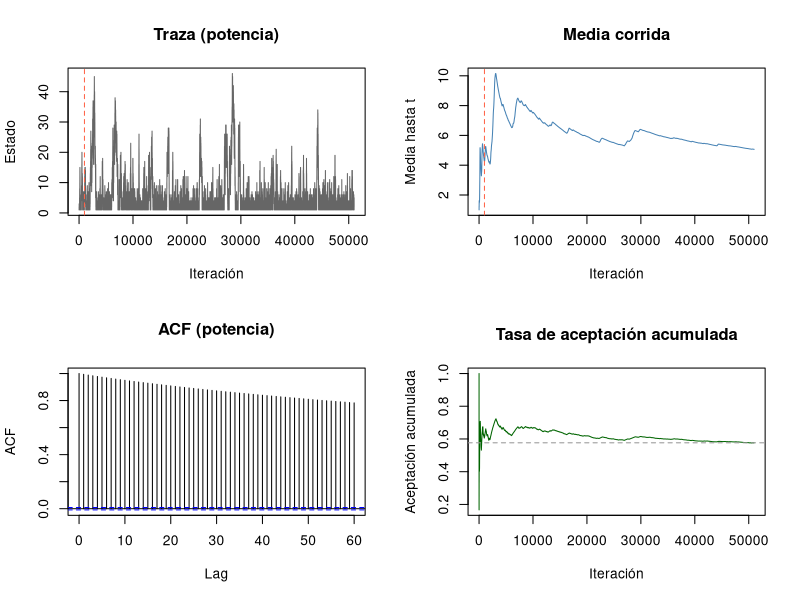

R code for this plot:
## -----------------------------------------------
## Metropolis–Hastings con historial para gráficos
## -----------------------------------------------

mh_sampler <- function(log_target,
                       propose,
                       x_inicial,
                       n_muestras,
                       burn_in = 0,
                       thin = 1,
                       semilla = NULL) {
  if (!is.null(semilla)) set.seed(semilla)
  
  n_a_guardar <- n_muestras
  n_total <- burn_in + n_a_guardar * thin
  
  # Historial COMPLETO (útil para traza/diagnóstico)
  cadena_cruda <- vector(mode = "list", length = n_total)
  aceptado_flag <- logical(n_total)
  
  # Almacén de muestras "post-procesadas" (después de burn-in y thinning)
  muestras <- vector(mode = "list", length = n_a_guardar)
  
  # Estado inicial
  x_actual <- x_inicial
  log_pi_x <- log_target(x_actual)
  
  k_guardado <- 0L
  aceptas <- 0L
  
  for (t in seq_len(n_total)) {
    # Propuesta
    prop <- propose(x_actual)
    y <- prop$y
    log_q_xy <- prop$log_q_xy
    log_q_yx <- prop$log_q_yx
    
    # Razón de aceptación (en log)
    log_pi_y <- log_target(y)
    log_alpha <- (log_pi_y - log_pi_x) + (log_q_yx - log_q_xy)
    
    # Aceptar / Rechazar
    if (log(runif(1)) < log_alpha) {
      x_actual <- y
      log_pi_x <- log_pi_y
      aceptas <- aceptas + 1L
      aceptado_flag[t] <- TRUE
    }
    
    # Registrar estado actual en la cadena cruda (incluye burn-in)
    cadena_cruda[[t]] <- x_actual
    
    # Guardar según burn-in y thin
    if (t > burn_in && ((t - burn_in) %% thin == 0)) {
      k_guardado <- k_guardado + 1L
      muestras[[k_guardado]] <- x_actual
    }
  }
  
  # Limpiezas: convertir listas a vectores si son escalares
  if (all(vapply(muestras, length, integer(1)) == 1L)) {
    muestras <- unlist(muestras, use.names = FALSE)
  }
  if (all(vapply(cadena_cruda, length, integer(1)) == 1L)) {
    cadena_cruda <- unlist(cadena_cruda, use.names = FALSE)
  }
  
  list(
    muestras = muestras,                  # posterior a burn-in/thin
    cadena_cruda = cadena_cruda,          # toda la cadena (para trazas)
    aceptado_flag = aceptado_flag,        # TRUE/FALSE por iteración
    tasa_aceptacion = mean(aceptado_flag),
    iteraciones_totales = n_total,
    burn_in = burn_in,
    thin = thin,
    inicial = x_inicial
  )
}
## Discreto: caminata en enteros con límites (±1, borde maneja asimetría)
propuesta_entera_rw <- function(paso = 1L, lower = 1L, upper = Inf) {
  force(paso); force(lower); force(upper)
  function(x_actual) {
    cand <- c(x_actual - paso, x_actual + paso)
    ok <- (cand >= lower) & (cand <= upper)
    cand <- cand[ok]
    
    if (length(cand) == 1L) {
      y <- cand
      log_q_xy <- 0
      vec_y <- c(y - paso, y + paso)
      ok_y <- (vec_y >= lower) & (vec_y <= upper)
      log_q_yx <- -log(sum(ok_y))
    } else {
      y <- sample(cand, 1L)
      log_q_xy <- -log(length(cand))
      vec_y <- c(y - paso, y + paso)
      ok_y <- (vec_y >= lower) & (vec_y <= upper)
      log_q_yx <- -log(sum(ok_y))
    }
    list(y = y, log_q_xy = log_q_xy, log_q_yx = log_q_yx)
  }
}

## Continuo: caminata Normal simétrica
propuesta_normal_rw <- function(sigma_prop = 1) {
  force(sigma_prop)
  function(x_actual) {
    y <- rnorm(1L, mean = x_actual, sd = sigma_prop)
    list(y = y, log_q_xy = 0, log_q_yx = 0)  # simétrica
  }
}
## ------------------------------
## Gráficos genéricos de diagnóstico
## ------------------------------

## 3.1 Traza de la cadena (incluye burn-in visualmente)
traza_mh <- function(cadena_cruda, burn_in = 0,
                     main = "Traza de la cadena (MH)",
                     ylab = "Estado", xlab = "Iteración") {
  plot(cadena_cruda, type = "l", col = "gray40", main = main, ylab = ylab, xlab = xlab)
  if (burn_in > 0) abline(v = burn_in, col = "tomato", lty = 2)
}

## 3.2 Media corrida (convergencia de la media muestral)
media_corrida <- function(cadena_cruda, burn_in = 0,
                          main = "Media corrida", ylab = "Media hasta t") {
  mc <- cumsum(cadena_cruda) / seq_along(cadena_cruda)
  plot(mc, type = "l", col = "steelblue", main = main, ylab = ylab, xlab = "Iteración")
  if (burn_in > 0) abline(v = burn_in, col = "tomato", lty = 2)
}

## 3.3 Autocorrelación de las muestras post-proceso
acf_mh <- function(muestras, lag_max = 50, main = "ACF de muestras") {
  acf(muestras, lag.max = lag_max, main = main)
}

## 3.4 Tasa de aceptación acumulada
tasa_aceptacion_acumulada <- function(aceptado_flag,
                                      main = "Tasa de aceptación acumulada") {
  tasa <- cumsum(aceptado_flag) / seq_along(aceptado_flag)
  plot(tasa, type = "l", col = "darkgreen", main = main,
       ylab = "Aceptación acumulada", xlab = "Iteración")
  abline(h = mean(aceptado_flag), col = "gray60", lty = 2)
}

## ------------------------------------------
## Overlays contra la distribución objetivo
## ------------------------------------------

## 3.5 Objetivo DISCRETO: pmf empírica vs teórica (opcionalmente en log-log)
overlay_discreto <- function(muestras, dtarget_pmf, soporte,
                             log_log = FALSE,
                             main = "PMF empírica vs teórica",
                             ylab = "Probabilidad") {
  # pmf empírica (normalizada)
  tab <- prop.table(table(factor(muestras, levels = soporte)))
  pmf_emp <- as.numeric(tab)
  # pmf teórica en el mismo soporte (asegúrate que dtarget_pmf devuelve pmf normalizada)
  pmf_teo <- vapply(soporte, dtarget_pmf, numeric(1))
  
  if (!log_log) {
    plot(soporte, pmf_teo, type = "h", lwd = 2, col = "gray60",
         main = main, xlab = "k", ylab = ylab)
    points(soporte, pmf_emp, pch = 16, col = "steelblue")
    legend("topright", c("Teórica", "Empírica"),
           col = c("gray60", "steelblue"), lwd = c(2, NA), pch = c(NA, 16), bty = "n")
  } else {
    plot(soporte, pmf_teo, log = "xy", type = "l", lwd = 2, col = "gray60",
         main = paste(main, "(log-log)"), xlab = "k (log)", ylab = "PMF (log)")
    points(soporte, pmf_emp, pch = 16, col = "steelblue")
    legend("topright", c("Teórica", "Empírica"),
           col = c("gray60", "steelblue"), lwd = c(2, NA), pch = c(NA, 16), bty = "n")
  }
}

## 3.6 Objetivo CONTINUO: densidad empírica (kernel) vs teórica
overlay_continuo <- function(muestras, dtarget_pdf,
                             main = "Densidad empírica vs teórica",
                             xlab = "x", ylab = "Densidad") {
  dens_emp <- density(muestras)
  plot(dens_emp, main = main, xlab = xlab, ylab = ylab, col = "steelblue", lwd = 2)
  curve(dtarget_pdf(x), add = TRUE, col = "gray40", lwd = 2)
  legend("topright", c("Empírica (kernel)", "Teórica"),
         col = c("steelblue", "gray40"), lwd = 2, bty = "n")
}

# Ejemplo de uso: Ley de Potencias
## Objetivo discreto: log-objetivo (sin constante)
log_target_potencia <- function(k, alpha = 1.5) {
  if (length(k) != 1L || is.na(k) || k < 1 || k != as.integer(k)) return(-Inf)
  -alpha * log(k)
}

## pmf teórica normalizada en {1,...,Kmax} para overlay (truncada)
pmf_power_trunc <- function(alpha, Kmax) {
  z <- sum((1:Kmax)^(-alpha))
  function(k) ifelse(k >= 1 & k <= Kmax, k^(-alpha) / z, 0)
}

set.seed(2025)
fit_pow <- mh_sampler(
  log_target = function(z) log_target_potencia(z, alpha = 1.5),
  propose    = propuesta_entera_rw(paso = 1L, lower = 1L, upper = Inf),
  x_inicial  = 2L,
  n_muestras = 5e4,
  burn_in    = 1000,
  thin       = 1
)

## Gráficos de diagnóstico
par(mfrow = c(2,2))
traza_mh(fit_pow$cadena_cruda, burn_in = fit_pow$burn_in,
         main = "Traza (potencia)")
media_corrida(fit_pow$cadena_cruda, burn_in = fit_pow$burn_in)
acf_mh(fit_pow$muestras, lag_max = 60, main = "ACF (potencia)")
tasa_aceptacion_acumulada(fit_pow$aceptado_flag)
par(mfrow = c(1,1))

## Overlay empírico vs teórico (truncamos soporte para graficar)
# Kmax <- 200
# pmf_teo_fun <- pmf_power_trunc(alpha = 1.5, Kmax = Kmax)
# overlay_discreto(fit_pow$muestras, dtarget_pmf = pmf_teo_fun,
#                  soporte = 1:Kmax, log_log = TRUE,
#                  main = "Power-law α=1.5 (truncada a 200)")
